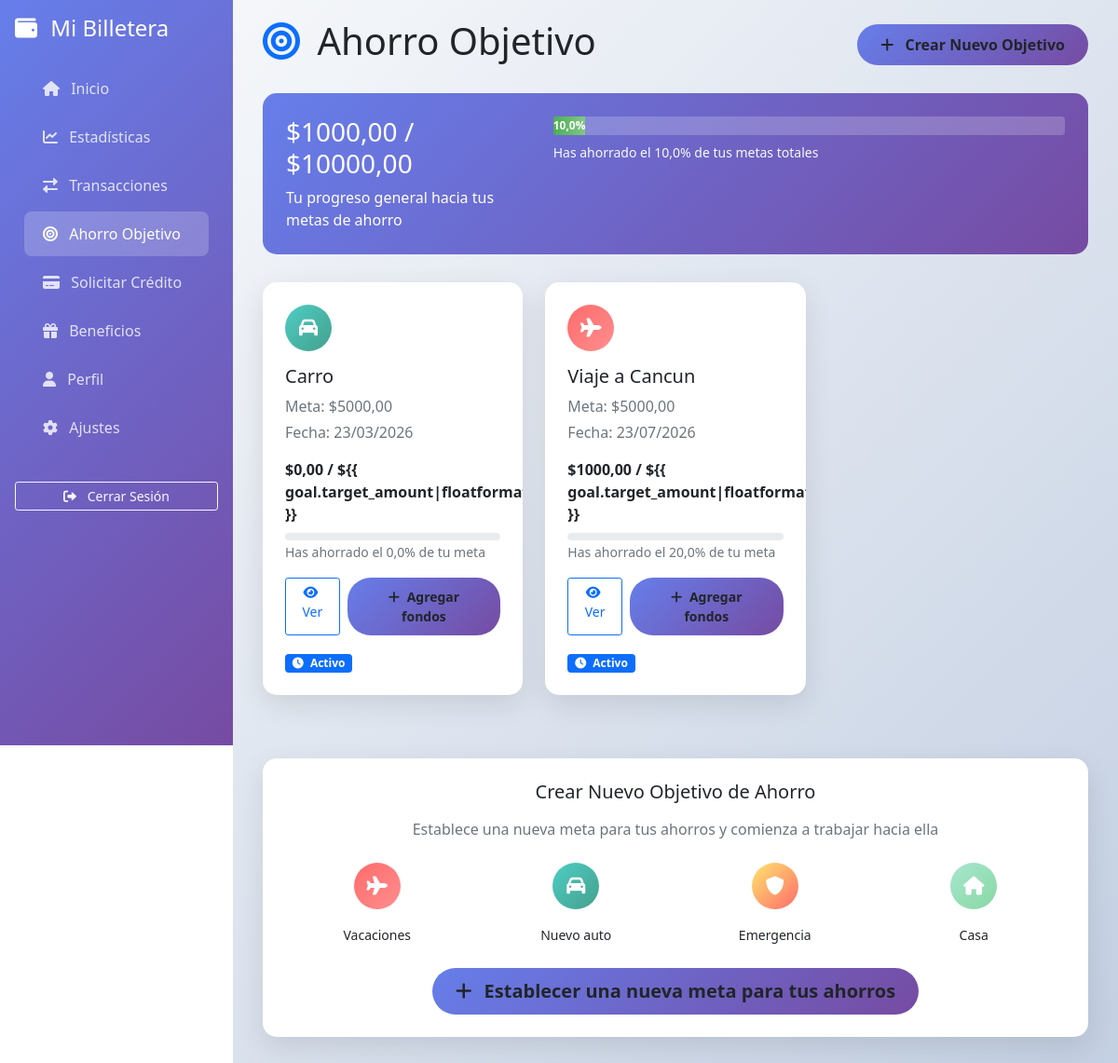
The page /objetivos-ahorro/ (signed in) on the database its author committed.
### savings_goals/models.py (models this page shows, shortened)
class SavingsGoal(models.Model):
    CATEGORY_CHOICES = [
        ("VACACIONES", "Vacaciones"),
        ("AUTO", "Nuevo auto"),
        ("EMERGENCIA", "Fondo de emergencia"),
        ("CASA", "Casa"),
        ("EDUCACION", "Educación"),
        ("SALUD", "Salud"),
        ("OTRO", "Otro"),
    ]
    STATUS_CHOICES = [
        ("ACTIVO", "Activo"),
        ("COMPLETADO", "Completado"),
        ("PAUSADO", "Pausado"),
        ("CANCELADO", "Cancelado"),
    ]
    user = models.ForeignKey(
        CustomUser, on_delete=models.CASCADE, related_name="savings_goals"
    )
    name = models.CharField(max_length=200, verbose_name="Nombre del objetivo")
    category = models.CharField(
        max_length=20, choices=CATEGORY_CHOICES, verbose_name="Categoría"
    )
    target_amount = models.DecimalField(
        max_digits=10,
        decimal_places=2,
        validators=[MinValueValidator(Decimal("0.01"))],
        verbose_name="Meta de ahorro",
    )
    current_amount = models.DecimalField(
        max_digits=10,
        decimal_places=2,
        default=0,
        validators=[MinValueValidator(Decimal("0"))],
        verbose_name="Cantidad actual",
    )
    target_date = models.DateField(verbose_name="Fecha objetivo")
    status = models.CharField(max_length=20, choices=STATUS_CHOICES, default="ACTIVO")
    created_at = models.DateTimeField(auto_now_add=True)
    updated_at = models.DateTimeField(auto_now=True)
    class Meta:
        db_table = "savings_goals"
        ordering = ["-created_at"]
    @property
    def progress_percentage(self):
        if self.target_amount > 0:
            return min(
                100, (float(self.current_amount) / float(self.target_amount)) * 100
            )
        return 0

### savings_goals/views.py (the view)
# urls.py: path("", views.savings_goals_list, name="list"),
@login_required
def savings_goals_list(request):
    goals = SavingsGoal.objects.filter(user=request.user).exclude(status="CANCELADO")
    total_saved = sum(goal.current_amount for goal in goals)
    total_target = sum(goal.target_amount for goal in goals)
    overall_progress = 0
    if total_target > 0:
        overall_progress = (float(total_saved) / float(total_target)) * 100
    for goal in goals:
        progress = goal.progress_percentage
        if progress >= 100:
            goal.progress_color = "success"
        elif progress >= 50:
            goal.progress_color = "info"
        elif progress >= 25:
            goal.progress_color = "warning"
        else:
            goal.progress_color = "danger"
    context = {
        "goals": goals,
        "total_saved": total_saved,
        "total_target": total_target,
        "overall_progress": round(overall_progress, 2),
        "wallet_balance": (
            request.user.wallet.balance if hasattr(request.user, "wallet") else 0
        ),
    }
    return render(request, "savings_goals/list.html", context)

### savings_goals/templates/savings_goals/list.html (shortened to what this page needs)
<!DOCTYPE html>
<html lang="es">
<head>
    <link href="https://cdnjs.cloudflare.com/ajax/libs/bootstrap/5.1.3/css/bootstrap.min.css" rel="stylesheet">
    <link href="https://cdnjs.cloudflare.com/ajax/libs/font-awesome/6.0.0/css/all.min.css" rel="stylesheet">
</head>
<body>
    <div class="sidebar">
        <div class="p-3">
            <h4 class="text-white mb-4">
                <i class="fas fa-wallet me-2"></i>
                Mi Billetera
            </h4>
            <nav class="nav flex-column">
                <a class="nav-link" href="/">
                    <i class="fas fa-home me-2"></i>
                    Inicio
                </a>
                <a class="nav-link" href="#">
                    <i class="fas fa-chart-line me-2"></i>
                    Estadísticas
                </a>
                <a class="nav-link" href="#">
                    <i class="fas fa-exchange-alt me-2"></i>
                    Transacciones
                </a>
                <a class="nav-link active" href="{% url 'savings_goals:list' %}">
                    <i class="fas fa-bullseye me-2"></i>
                    Ahorro Objetivo
                </a>
                <a class="nav-link" href="#">
                    <i class="fas fa-credit-card me-2"></i>
                    Solicitar Crédito
                </a>
                <a class="nav-link" href="#">
                    <i class="fas fa-gift me-2"></i>
                    Beneficios
                </a>
                <a class="nav-link" href="#">
                    <i class="fas fa-user me-2"></i>
                    Perfil
                </a>
                <a class="nav-link" href="#">
                    <i class="fas fa-cog me-2"></i>
                    Ajustes
                </a>
            </nav>
        </div>
        <div class="mt-auto p-3">
            <a href="#" class="btn btn-outline-light btn-sm w-100">
                <i class="fas fa-sign-out-alt me-2"></i>
                Cerrar Sesión
            </a>
        </div>
    </div>
    <div class="main-content">
        <div class="container-fluid">
            <div class="d-flex justify-content-between align-items-center mb-4">
                <h1>
                    <i class="fas fa-bullseye me-2 text-primary"></i>
                    Ahorro Objetivo
                </h1>
                <a href="{% url 'savings_goals:create' %}" class="btn btn-primary-custom">
                    <i class="fas fa-plus me-2"></i>
                    Crear Nuevo Objetivo
                </a>
            </div>
            <div class="summary-card">
                <div class="row">
                    <div class="col-md-4">
                        <h3>${{ total_saved|floatformat:2 }} / ${{ total_target|floatformat:2 }}</h3>
                        <p class="mb-0">Tu progreso general hacia tus metas de ahorro</p>
                    </div>
                    <div class="col-md-8">
                        <div class="progress" style="height: 20px; background: rgba(255,255,255,0.2);">
                            <div class="progress-bar"
                                style="width: {{ overall_progress }}%; background: linear-gradient(90deg, #4CAF50, #81C784);">
                                <span class="fw-bold">{{ overall_progress|floatformat:1 }}%</span>
                            </div>
                        </div>
                        <small class="text-light mt-2 d-block">
                            Has ahorrado el {{ overall_progress|floatformat:1 }}% de tus metas totales
                        </small>
                    </div>
                </div>
            </div>
            <div class="row">
                {% for goal in goals %}
                <div class="col-lg-6 col-xl-4">
                    <div class="goal-card">
                        <div class="card-body p-4">
                            <div class="category-icon {{ goal.category|lower }}">
                                {% if goal.category == 'VACACIONES' %}
                                <i class="fas fa-plane"></i>
                                {% elif goal.category == 'AUTO' %}
                                <i class="fas fa-car"></i>
                                {% elif goal.category == 'EMERGENCIA' %}
                                <i class="fas fa-shield-alt"></i>
                                {% elif goal.category == 'CASA' %}
                                <i class="fas fa-home"></i>
                                {% elif goal.category == 'EDUCACION' %}
                                <i class="fas fa-graduation-cap"></i>
                                {% elif goal.category == 'SALUD' %}
                                <i class="fas fa-heart"></i>
                                {% else %}
                                <i class="fas fa-star"></i>
                                {% endif %}
                            </div>
                            <h5 class="card-title mb-2">{{ goal.name }}</h5>
                            <p class="text-muted mb-1">Meta: ${{ goal.target_amount|floatformat:2 }}</p>
                            <p class="text-muted mb-3">Fecha: {{ goal.target_date|date:"d/m/Y" }}</p>
                            <div class="mb-3">
                                <div class="d-flex justify-content-between mb-2">
                                    <span class="fw-bold">${{ goal.current_amount|floatformat:2 }} / ${{
                                        goal.target_amount|floatformat:2 }}</span>
                                </div>
                                <div class="progress" style="height: 8px;">
                                </div>
                                <small class="text-muted">
                                    Has ahorrado el {{ goal.progress_percentage|floatformat:1 }}% de tu meta
                                </small>
                            </div>
                            <div class="d-flex gap-2">
                                <a href="{% url 'savings_goals:detail' goal.id %}"
                                    class="btn btn-outline-primary btn-sm flex-fill">
                                    <i class="fas fa-eye me-1"></i>
                                    Ver
                                </a>
                                {% if goal.status == 'ACTIVO' %}
                                <a href="{% url 'savings_goals:add_funds' goal.id %}"
                                    class="btn btn-primary-custom btn-sm flex-fill">
                                    <i class="fas fa-plus me-1"></i>
                                    Agregar fondos
                                </a>
                                {% endif %}
                            </div>
                            <div class="mt-3">
                                {% if goal.status == 'COMPLETADO' %}
                                <span class="badge bg-success">
                                    <i class="fas fa-check me-1"></i>
                                    Completado
                                </span>
                                {% elif goal.status == 'ACTIVO' %}
                                <span class="badge bg-primary">
                                    <i class="fas fa-clock me-1"></i>
                                    Activo
                                </span>
                                {% elif goal.status == 'PAUSADO' %}
                                <span class="badge bg-warning">
                                    <i class="fas fa-pause me-1"></i>
                                    Pausado
                                </span>
                                {% endif %}
                            </div>
                        </div>
                    </div>
                </div>
                {% endfor %}
            </div>
            <div class="row mt-5">
                <div class="col-12">
                    <div class="goal-card">
                        <div class="card-body text-center p-4">
                            <h5 class="mb-3">Crear Nuevo Objetivo de Ahorro</h5>
                            <p class="text-muted mb-4">Establece una nueva meta para tus ahorros y comienza a trabajar
                                hacia ella</p>
                            <div class="row g-3 mb-4">
                                <div class="col-md-3">
                                    <div class="category-icon vacaciones mx-auto">
                                        <i class="fas fa-plane"></i>
                                    </div>
                                    <small>Vacaciones</small>
                                </div>
                                <div class="col-md-3">
                                    <div class="category-icon auto mx-auto">
                                        <i class="fas fa-car"></i>
                                    </div>
                                    <small>Nuevo auto</small>
                                </div>
                                <div class="col-md-3">
                                    <div class="category-icon emergencia mx-auto">
                                        <i class="fas fa-shield-alt"></i>
                                    </div>
                                    <small>Emergencia</small>
                                </div>
                                <div class="col-md-3">
                                    <div class="category-icon casa mx-auto">
                                        <i class="fas fa-home"></i>
                                    </div>
                                    <small>Casa</small>
                                </div>
                            </div>
                            <a href="{% url 'savings_goals:create' %}" class="btn btn-primary-custom btn-lg">
                                <i class="fas fa-plus me-2"></i>
                                Establecer una nueva meta para tus ahorros
                            </a>
                        </div>
                    </div>
                </div>
            </div>
        </div>
    </div>
</body>
</html>

### savings_goals/templates/savings_goals/list.html (style rules this page uses)
.sidebar { background: linear-gradient(135deg, #667eea 0%, #764ba2 100%); min-height: 100vh; width: 250px; position: fixed; left: 0; top: 0; }
.sidebar .nav-link { color: rgba(255, 255, 255, 0.8); padding: 12px 20px; border-radius: 8px; margin: 2px 10px; transition: all 0.3s ease; }
.sidebar .nav-link.active { background: rgba(255, 255, 255, 0.2); color: white; }
.main-content { margin-left: 250px; padding: 20px; background: linear-gradient(135deg, #f5f7fa 0%, #c3cfe2 100%); min-height: 100vh; }
.goal-card { background: white; border-radius: 15px; box-shadow: 0 10px 30px rgba(0, 0, 0, 0.1); transition: all 0.3s ease; margin-bottom: 20px; overflow: hidden; }
.summary-card { background: linear-gradient(135deg, #667eea 0%, #764ba2 100%); color: white; border-radius: 15px; padding: 25px; margin-bottom: 30px; }
.btn-primary-custom { background: linear-gradient(135deg, #667eea 0%, #764ba2 100%); border: none; border-radius: 25px; padding: 10px 25px; font-weight: 600; transition: all 0.3s ease; }
.category-icon { width: 50px; height: 50px; border-radius: 50%; display: flex; align-items: center; justify-content: center; font-size: 20px; color: white; margin-bottom: 15px; }
.vacaciones { background: linear-gradient(135deg, #FF6B6B, #FF8E8E); }
.auto { background: linear-gradient(135deg, #4ECDC4, #44A08D); }
.emergencia { background: linear-gradient(135deg, #FFE66D, #FF6B6B); }
.casa { background: linear-gradient(135deg, #A8E6CF, #88D8A3); }

### rows shown on the page
SavingsGoal: category "AUTO" (drawn), name "Carro", target_amount "5000,00", target_date "23/03/2026", current_amount "0,00", progress_percentage "0,0", status "ACTIVO" (drawn)
SavingsGoal: category "VACACIONES" (drawn), name "Viaje a Cancun", target_amount "5000,00", target_date "23/07/2026", current_amount "1000,00", progress_percentage "20,0", status "ACTIVO" (drawn)

### other values the page prints
{{ total_saved|floatformat:2 }} "1000,00"
{{ total_target|floatformat:2 }} "10000,00"
{{ overall_progress|floatformat:1 }} "10,0"
